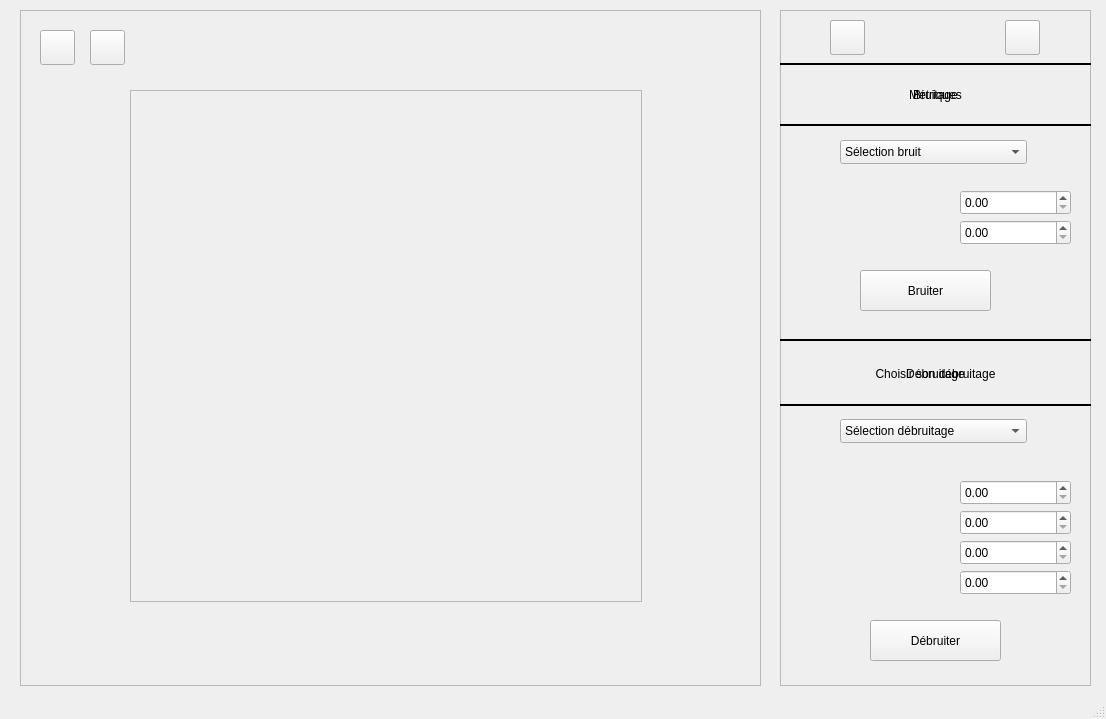
<?xml version="1.0" encoding="UTF-8"?>
<ui version="4.0">
 <class>MainWindow</class>
 <widget class="QMainWindow" name="MainWindow">
  <property name="geometry">
   <rect>
    <x>0</x>
    <y>0</y>
    <width>1106</width>
    <height>719</height>
   </rect>
  </property>
  <property name="windowTitle">
   <string>MainWindow</string>
  </property>
  <widget class="QWidget" name="centralwidget">
   <widget class="QLabel" name="logoLabel">
    <property name="geometry">
     <rect>
      <x>350</x>
      <y>10</y>
      <width>831</width>
      <height>81</height>
     </rect>
    </property>
    <property name="text">
     <string/>
    </property>
   </widget>
   <widget class="QFrame" name="frame_1">
    <property name="geometry">
     <rect>
      <x>20</x>
      <y>10</y>
      <width>741</width>
      <height>676</height>
     </rect>
    </property>
    <property name="frameShape">
     <enum>QFrame::StyledPanel</enum>
    </property>
    <property name="frameShadow">
     <enum>QFrame::Raised</enum>
    </property>
    <widget class="QFrame" name="start_frame">
     <property name="geometry">
      <rect>
       <x>110</x>
       <y>80</y>
       <width>512</width>
       <height>512</height>
      </rect>
     </property>
     <property name="frameShape">
      <enum>QFrame::StyledPanel</enum>
     </property>
     <property name="frameShadow">
      <enum>QFrame::Raised</enum>
     </property>
     <widget class="QWidget" name="fond_image_1" native="true">
      <property name="geometry">
       <rect>
        <x>0</x>
        <y>0</y>
        <width>512</width>
        <height>512</height>
       </rect>
      </property>
      <widget class="QLabel" name="start_label">
       <property name="geometry">
        <rect>
         <x>0</x>
         <y>0</y>
         <width>512</width>
         <height>512</height>
        </rect>
       </property>
       <property name="text">
        <string/>
       </property>
      </widget>
     </widget>
    </widget>
    <widget class="QPushButton" name="upload_button">
     <property name="geometry">
      <rect>
       <x>20</x>
       <y>20</y>
       <width>35</width>
       <height>35</height>
      </rect>
     </property>
     <property name="text">
      <string/>
     </property>
    </widget>
    <widget class="QPushButton" name="download_button">
     <property name="geometry">
      <rect>
       <x>70</x>
       <y>20</y>
       <width>35</width>
       <height>35</height>
      </rect>
     </property>
     <property name="text">
      <string/>
     </property>
    </widget>
   </widget>
   <widget class="QFrame" name="frame_2">
    <property name="enabled">
     <bool>true</bool>
    </property>
    <property name="geometry">
     <rect>
      <x>780</x>
      <y>10</y>
      <width>311</width>
      <height>676</height>
     </rect>
    </property>
    <property name="frameShape">
     <enum>QFrame::StyledPanel</enum>
    </property>
    <property name="frameShadow">
     <enum>QFrame::Raised</enum>
    </property>
    <widget class="QLabel" name="label_1_debruit">
     <property name="geometry">
      <rect>
       <x>20</x>
       <y>470</y>
       <width>131</width>
       <height>25</height>
      </rect>
     </property>
     <property name="text">
      <string/>
     </property>
    </widget>
    <widget class="QLabel" name="label_4_debruit">
     <property name="geometry">
      <rect>
       <x>20</x>
       <y>560</y>
       <width>131</width>
       <height>25</height>
      </rect>
     </property>
     <property name="text">
      <string/>
     </property>
    </widget>
    <widget class="QPushButton" name="submit_button_denoise">
     <property name="geometry">
      <rect>
       <x>90</x>
       <y>610</y>
       <width>131</width>
       <height>41</height>
      </rect>
     </property>
     <property name="text">
      <string>Débruiter</string>
     </property>
    </widget>
    <widget class="QLabel" name="label_2_debruit">
     <property name="geometry">
      <rect>
       <x>20</x>
       <y>500</y>
       <width>131</width>
       <height>25</height>
      </rect>
     </property>
     <property name="text">
      <string/>
     </property>
    </widget>
    <widget class="QLabel" name="label_3_debruit">
     <property name="geometry">
      <rect>
       <x>20</x>
       <y>530</y>
       <width>131</width>
       <height>25</height>
      </rect>
     </property>
     <property name="text">
      <string/>
     </property>
    </widget>
    <widget class="QLabel" name="label_3">
     <property name="geometry">
      <rect>
       <x>0</x>
       <y>333</y>
       <width>311</width>
       <height>61</height>
      </rect>
     </property>
     <property name="text">
      <string>Débruitage</string>
     </property>
     <property name="alignment">
      <set>Qt::AlignCenter</set>
     </property>
    </widget>
    <widget class="QDoubleSpinBox" name="select_1_debruit">
     <property name="enabled">
      <bool>true</bool>
     </property>
     <property name="geometry">
      <rect>
       <x>180</x>
       <y>470</y>
       <width>111</width>
       <height>25</height>
      </rect>
     </property>
     <property name="maximum">
      <double>300.000000000000000</double>
     </property>
     <property name="singleStep">
      <double>0.500000000000000</double>
     </property>
    </widget>
    <widget class="QDoubleSpinBox" name="select_2_debruit">
     <property name="enabled">
      <bool>true</bool>
     </property>
     <property name="geometry">
      <rect>
       <x>180</x>
       <y>500</y>
       <width>111</width>
       <height>25</height>
      </rect>
     </property>
     <property name="singleStep">
      <double>0.500000000000000</double>
     </property>
    </widget>
    <widget class="QDoubleSpinBox" name="select_4_debruit">
     <property name="enabled">
      <bool>true</bool>
     </property>
     <property name="geometry">
      <rect>
       <x>180</x>
       <y>560</y>
       <width>111</width>
       <height>25</height>
      </rect>
     </property>
     <property name="singleStep">
      <double>0.500000000000000</double>
     </property>
    </widget>
    <widget class="QDoubleSpinBox" name="select_3_debruit">
     <property name="enabled">
      <bool>true</bool>
     </property>
     <property name="geometry">
      <rect>
       <x>180</x>
       <y>530</y>
       <width>111</width>
       <height>25</height>
      </rect>
     </property>
     <property name="maximum">
      <double>300.000000000000000</double>
     </property>
     <property name="singleStep">
      <double>0.500000000000000</double>
     </property>
    </widget>
    <widget class="QLabel" name="label_1_bruit">
     <property name="enabled">
      <bool>false</bool>
     </property>
     <property name="geometry">
      <rect>
       <x>20</x>
       <y>180</y>
       <width>131</width>
       <height>25</height>
      </rect>
     </property>
     <property name="text">
      <string/>
     </property>
    </widget>
    <widget class="QLabel" name="label_2_bruit">
     <property name="enabled">
      <bool>false</bool>
     </property>
     <property name="geometry">
      <rect>
       <x>20</x>
       <y>210</y>
       <width>131</width>
       <height>25</height>
      </rect>
     </property>
     <property name="text">
      <string/>
     </property>
    </widget>
    <widget class="QDoubleSpinBox" name="select_1_bruit">
     <property name="enabled">
      <bool>true</bool>
     </property>
     <property name="geometry">
      <rect>
       <x>180</x>
       <y>180</y>
       <width>111</width>
       <height>25</height>
      </rect>
     </property>
     <property name="maximum">
      <double>300.000000000000000</double>
     </property>
     <property name="singleStep">
      <double>0.500000000000000</double>
     </property>
    </widget>
    <widget class="QDoubleSpinBox" name="select_2_bruit">
     <property name="enabled">
      <bool>true</bool>
     </property>
     <property name="geometry">
      <rect>
       <x>180</x>
       <y>210</y>
       <width>111</width>
       <height>25</height>
      </rect>
     </property>
     <property name="singleStep">
      <double>0.500000000000000</double>
     </property>
    </widget>
    <widget class="QFrame" name="frame_21_1">
     <property name="geometry">
      <rect>
       <x>0</x>
       <y>70</y>
       <width>311</width>
       <height>91</height>
      </rect>
     </property>
     <property name="frameShape">
      <enum>QFrame::HLine</enum>
     </property>
     <property name="frameShadow">
      <enum>QFrame::Plain</enum>
     </property>
     <property name="lineWidth">
      <number>2</number>
     </property>
    </widget>
    <widget class="QFrame" name="frame_22_1">
     <property name="geometry">
      <rect>
       <x>0</x>
       <y>300</y>
       <width>311</width>
       <height>61</height>
      </rect>
     </property>
     <property name="frameShape">
      <enum>QFrame::HLine</enum>
     </property>
     <property name="frameShadow">
      <enum>QFrame::Plain</enum>
     </property>
     <property name="lineWidth">
      <number>2</number>
     </property>
    </widget>
    <widget class="QFrame" name="frame_23_1">
     <property name="geometry">
      <rect>
       <x>0</x>
       <y>350</y>
       <width>311</width>
       <height>91</height>
      </rect>
     </property>
     <property name="frameShape">
      <enum>QFrame::HLine</enum>
     </property>
     <property name="frameShadow">
      <enum>QFrame::Plain</enum>
     </property>
     <property name="lineWidth">
      <number>2</number>
     </property>
    </widget>
    <widget class="QPushButton" name="submit_button_noise">
     <property name="geometry">
      <rect>
       <x>80</x>
       <y>260</y>
       <width>131</width>
       <height>41</height>
      </rect>
     </property>
     <property name="text">
      <string>Bruiter</string>
     </property>
    </widget>
    <widget class="QComboBox" name="select_algo_bruit">
     <property name="geometry">
      <rect>
       <x>60</x>
       <y>130</y>
       <width>187</width>
       <height>24</height>
      </rect>
     </property>
     <item>
      <property name="text">
       <string>Sélection bruit</string>
      </property>
     </item>
     <item>
      <property name="text">
       <string>GAUSSIEN</string>
      </property>
     </item>
     <item>
      <property name="text">
       <string>IMPULSIF</string>
      </property>
     </item>
     <item>
      <property name="text">
       <string>POISSON</string>
      </property>
     </item>
     <item>
      <property name="text">
       <string>POIVRE SEL</string>
      </property>
     </item>
     <item>
      <property name="text">
       <string>SPECKLE</string>
      </property>
     </item>
    </widget>
    <widget class="QLabel" name="label_2">
     <property name="geometry">
      <rect>
       <x>0</x>
       <y>54</y>
       <width>311</width>
       <height>61</height>
      </rect>
     </property>
     <property name="text">
      <string>Bruitage</string>
     </property>
     <property name="alignment">
      <set>Qt::AlignCenter</set>
     </property>
    </widget>
    <widget class="QComboBox" name="select_algo_debruit">
     <property name="geometry">
      <rect>
       <x>60</x>
       <y>409</y>
       <width>187</width>
       <height>24</height>
      </rect>
     </property>
     <item>
      <property name="text">
       <string>Sélection débruitage</string>
      </property>
     </item>
     <item>
      <property name="text">
       <string>MOYENNEUR</string>
      </property>
     </item>
     <item>
      <property name="text">
       <string>MEDIAN</string>
      </property>
     </item>
     <item>
      <property name="text">
       <string>WIENER</string>
      </property>
     </item>
     <item>
      <property name="text">
       <string>GAUSSIEN</string>
      </property>
     </item>
     <item>
      <property name="text">
       <string>GRADIENT SEUILLEE</string>
      </property>
     </item>
     <item>
      <property name="text">
       <string>MOYENNEUR PONDERE</string>
      </property>
     </item>
     <item>
      <property name="text">
       <string>NON LOCAL MEANS</string>
      </property>
     </item>
     <item>
      <property name="text">
       <string>RESTORMER</string>
      </property>
     </item>
    </widget>
    <widget class="QFrame" name="frame_24_1">
     <property name="geometry">
      <rect>
       <x>0</x>
       <y>24</y>
       <width>311</width>
       <height>61</height>
      </rect>
     </property>
     <property name="frameShape">
      <enum>QFrame::HLine</enum>
     </property>
     <property name="frameShadow">
      <enum>QFrame::Plain</enum>
     </property>
     <property name="lineWidth">
      <number>2</number>
     </property>
    </widget>
    <widget class="QPushButton" name="metric_button_f2">
     <property name="geometry">
      <rect>
       <x>225</x>
       <y>10</y>
       <width>35</width>
       <height>35</height>
      </rect>
     </property>
     <property name="text">
      <string/>
     </property>
    </widget>
    <widget class="QPushButton" name="algo_button_f2">
     <property name="geometry">
      <rect>
       <x>50</x>
       <y>10</y>
       <width>35</width>
       <height>35</height>
      </rect>
     </property>
     <property name="text">
      <string/>
     </property>
    </widget>
   </widget>
   <widget class="QFrame" name="frame_3">
    <property name="geometry">
     <rect>
      <x>780</x>
      <y>10</y>
      <width>311</width>
      <height>676</height>
     </rect>
    </property>
    <property name="frameShape">
     <enum>QFrame::StyledPanel</enum>
    </property>
    <property name="frameShadow">
     <enum>QFrame::Raised</enum>
    </property>
    <widget class="QLabel" name="label_help">
     <property name="geometry">
      <rect>
       <x>20</x>
       <y>410</y>
       <width>271</width>
       <height>261</height>
      </rect>
     </property>
     <property name="text">
      <string/>
     </property>
    </widget>
    <widget class="QLabel" name="label_4">
     <property name="geometry">
      <rect>
       <x>0</x>
       <y>333</y>
       <width>311</width>
       <height>61</height>
      </rect>
     </property>
     <property name="text">
      <string>Choisir son débruitage</string>
     </property>
     <property name="alignment">
      <set>Qt::AlignCenter</set>
     </property>
    </widget>
    <widget class="QLabel" name="label_psnr">
     <property name="enabled">
      <bool>true</bool>
     </property>
     <property name="geometry">
      <rect>
       <x>20</x>
       <y>170</y>
       <width>131</width>
       <height>25</height>
      </rect>
     </property>
     <property name="text">
      <string/>
     </property>
    </widget>
    <widget class="QLabel" name="label_snr">
     <property name="enabled">
      <bool>true</bool>
     </property>
     <property name="geometry">
      <rect>
       <x>20</x>
       <y>220</y>
       <width>131</width>
       <height>25</height>
      </rect>
     </property>
     <property name="text">
      <string/>
     </property>
    </widget>
    <widget class="QFrame" name="frame_21_2">
     <property name="geometry">
      <rect>
       <x>0</x>
       <y>70</y>
       <width>311</width>
       <height>91</height>
      </rect>
     </property>
     <property name="frameShape">
      <enum>QFrame::HLine</enum>
     </property>
     <property name="frameShadow">
      <enum>QFrame::Plain</enum>
     </property>
     <property name="lineWidth">
      <number>2</number>
     </property>
    </widget>
    <widget class="QFrame" name="frame_22_2">
     <property name="geometry">
      <rect>
       <x>0</x>
       <y>300</y>
       <width>311</width>
       <height>61</height>
      </rect>
     </property>
     <property name="frameShape">
      <enum>QFrame::HLine</enum>
     </property>
     <property name="frameShadow">
      <enum>QFrame::Plain</enum>
     </property>
     <property name="lineWidth">
      <number>2</number>
     </property>
    </widget>
    <widget class="QFrame" name="frame_23_2">
     <property name="geometry">
      <rect>
       <x>0</x>
       <y>350</y>
       <width>311</width>
       <height>91</height>
      </rect>
     </property>
     <property name="frameShape">
      <enum>QFrame::HLine</enum>
     </property>
     <property name="frameShadow">
      <enum>QFrame::Plain</enum>
     </property>
     <property name="lineWidth">
      <number>2</number>
     </property>
    </widget>
    <widget class="QLabel" name="label_5">
     <property name="geometry">
      <rect>
       <x>0</x>
       <y>54</y>
       <width>311</width>
       <height>61</height>
      </rect>
     </property>
     <property name="text">
      <string>Métriques</string>
     </property>
     <property name="alignment">
      <set>Qt::AlignCenter</set>
     </property>
    </widget>
    <widget class="QFrame" name="frame_24_2">
     <property name="geometry">
      <rect>
       <x>0</x>
       <y>24</y>
       <width>311</width>
       <height>61</height>
      </rect>
     </property>
     <property name="frameShape">
      <enum>QFrame::HLine</enum>
     </property>
     <property name="frameShadow">
      <enum>QFrame::Plain</enum>
     </property>
     <property name="lineWidth">
      <number>2</number>
     </property>
    </widget>
    <widget class="QPushButton" name="metric_button_f3">
     <property name="geometry">
      <rect>
       <x>225</x>
       <y>10</y>
       <width>35</width>
       <height>35</height>
      </rect>
     </property>
     <property name="text">
      <string/>
     </property>
    </widget>
    <widget class="QPushButton" name="algo_button_f3">
     <property name="geometry">
      <rect>
       <x>50</x>
       <y>10</y>
       <width>35</width>
       <height>35</height>
      </rect>
     </property>
     <property name="text">
      <string/>
     </property>
    </widget>
    <widget class="QLabel" name="label_ssim">
     <property name="enabled">
      <bool>true</bool>
     </property>
     <property name="geometry">
      <rect>
       <x>160</x>
       <y>170</y>
       <width>131</width>
       <height>25</height>
      </rect>
     </property>
     <property name="text">
      <string/>
     </property>
    </widget>
    <widget class="QLabel" name="label_rmse">
     <property name="enabled">
      <bool>true</bool>
     </property>
     <property name="geometry">
      <rect>
       <x>160</x>
       <y>220</y>
       <width>131</width>
       <height>25</height>
      </rect>
     </property>
     <property name="text">
      <string/>
     </property>
    </widget>
   </widget>
  </widget>
  <widget class="QMenuBar" name="menubar">
   <property name="geometry">
    <rect>
     <x>0</x>
     <y>0</y>
     <width>1106</width>
     <height>22</height>
    </rect>
   </property>
  </widget>
  <widget class="QStatusBar" name="statusbar"/>
 </widget>
 <resources/>
 <connections/>
</ui>
